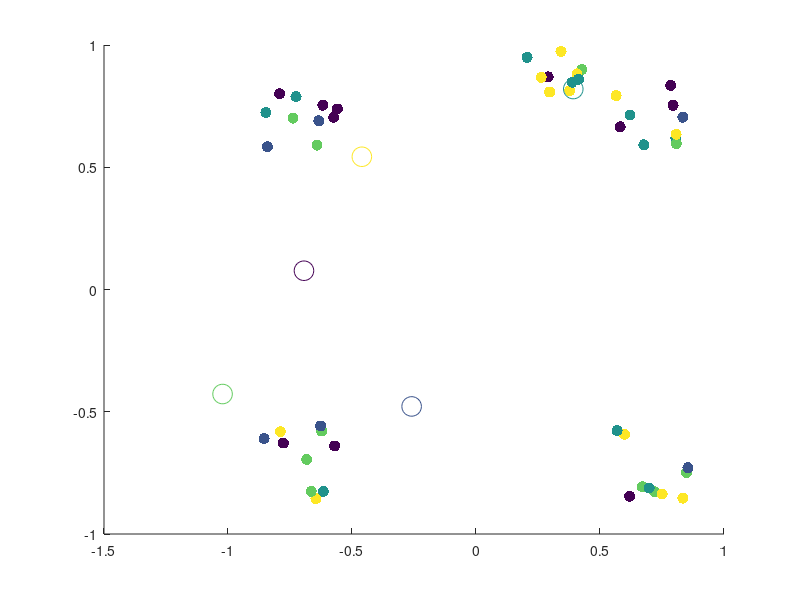

The MATLAB source for this figure: (Note: this script raises an error after producing the figure.)
%% Random Initalization
% yeet
% Topic I.6 - Alternating Minimization Scheme Algorithm for k-Means Clustering*
% 
% Clear the workspace and close all figure windows

close all; clear all;

load Q1data.mat; 

[n,m]= size(XData); 

% Set the number of clusters (k)
k=5;

% Assign each data vector, randomly to one of the k clusters
IndexSet = randi(k,n,1);

% Plot the data
scatter(XData(:,1),XData(:,2),64,IndexSet,'filled');
hold on

% Create data structures to store the weight vectors for cluster (c), and the 
% weight vectors from the previous iteration (cPrev)
c = zeros(k,m);
cPrev = zeros(k,m);

% Randomly initialize the weight vectors so that each component is sampled from 
% the interval [-1,1]
c = -1.2 + 2.4*rand(k,m);

% Plot the initial weight vectors
scatter(c(:,1),c(:,2),200,linspace(1,k,k))
hold off
pause



%% K++ initalization 

close all; clear all; clc;
% for funsies attempt at k++ initalization 

% 100 2-dimensional points, each points is a vector! 
%hopefully this is like quakes data
load Q1data.mat


%number of clusters; 
k =4; 

[n,m]=size(XData);



[c,IndexSet]= KPlusPlusInit(XData,k);




% Plot the data
scatter(XData(:,1),XData(:,2),64,IndexSet,'filled');
hold on
scatter(c(:,1),c(:,2),200,linspace(1,k,k))
hold off

%% The Alternating Minimization Scheme
doneFlag=0;

% Keep alternating updates to weight vectors and cluster assignments until weight 
% vectors no longer change their locations

while (~doneFlag)

    % Update the weight vectors in each cluster via the centroid formula
    for i=1:k 

        % Find the indices for all data vectors currently in cluster i
        ClusterIndices = find(IndexSet==i);

        % Find the number of data vectors currently in cluster i
        NumVecsInCluster = size(ClusterIndices,1);

        % Create a data structure to store weight vector for the current
        % cluster
        c(i,:)=0; 

        % Update cluster vector using the centroid formula
        for j=1:NumVecsInCluster
            for l=1:m
                c(i,l) = c(i,l) + XData(ClusterIndices(j,1),l)/NumVecsInCluster;
            end
        end

    end

    % Plot the updated weight vectors for each cluster
    scatter(XData(:,1),XData(:,2),64,IndexSet,'filled')
    hold on
    scatter(c(:,1),c(:,2),200,linspace(1,k,k))
    %pause
    
    % Now reassign all data vectors to the closest weight vector (cluster)

    % Create a data structure to store closest weight vector for each data
    % point
    closestCluster=zeros(n,1);

    % Reassign each data vector to the new, closest cluster
    for d=1:n

        % Store the coordinates of the current data vector
        xD = XData(d,:);

        % Set the minimum distance tracker to be a very large number
        sqDistMin=1e16;

        % Find the closest weight vector (cluster) to the current data
        % vector
        for i=1:k
            sqDist = norm(c(i,:)-xD,2);

            % If the distance is less than the current min, assign the
            % current data vector to this cluster
            if sqDist<sqDistMin
                closestCluster(d)=i;
                sqDistMin=sqDist;
            end

        end
    end

    % Update the assignments of the data vectors to their new clusters
    IndexSet = closestCluster;
    
    % Plot the data and the updated weight vectors
    hold off
    scatter(XData(:,1),XData(:,2),64,IndexSet,'filled')
    hold on
    scatter(c(:,1),c(:,2),200,linspace(1,k,k))
    hold off
    %pause
    
    % Terminate the alternating scheme if the weight vectors are unaltered
    % relative to the previous iteration
    if c==cPrev
        doneFlag=1;
    else
        cPrev=c;
    end
end


%% Calculation of Overall Coherence

% computes overall coherence AFTER K-Means! 
OvCo=oaco(XData,IndexSet,c)



%% 10 initalizations

close all; clear all; clc;



% 50  2-dimensional points, each points is a vector! 
%hopefully this is like quakes data
load Q1data.mat



rng(33)

% initalization :) heh
OvCO_forkPP = zeros(1,10);
OvCO_forRand = zeros(1,10); 
% number of clusters


k=5; 


% random initalization;

for realz = 1:10
    [n,m]= size(XData);
    IndexSeti = randi(k,n,1);
    ci = -1.2 + 2.4*rand(k,m);
    
    % scatter(XData(:,1),XData(:,2),64,IndexSeti,'filled')
    %     hold on
    %     scatter(ci(:,1),ci(:,2),200,linspace(1,k,k))
    %     hold off
    %     pause 
    %     
    
    % this runs the k-means algorithim
    [IndexSetf,cf]= kmeans493(XData,k,IndexSeti,ci);
    OvCo=oaco(XData,IndexSetf,cf);
    OvCO_forRand(:,realz) = OvCo ; % this creates a vector of the overall coherence
    
    %   scatter(XData(:,1),XData(:,2),64,IndexSetf,'filled')
    %     hold on
    %     scatter(cf(:,1),cf(:,2),200,linspace(1,k,k))
    %     hold off


end 


%k++ initalization 
for realz = 1:10  

    [ci,IndexSeti]=KPlusPlusInit(XData,k);
    
    %  scatter(XData(:,1),XData(:,2),64,IndexSeti,'filled')
    %     hold on
    %     scatter(ci(:,1),ci(:,2),200,linspace(1,k,k))
    %     hold off
    %     pause 
        
        %runs k means
   
    %uses a random     scheme for intial index
    %[IndexSetf,cf]= kmeans493(XData,k,randi(k,size(XData,1),1),ci);    
    [IndexSetf,cf]= kmeans493(XData,k,IndexSeti,ci);
    
    OvCo=oaco(XData,IndexSetf,cf);
    OvCO_forkPP(:,realz) = OvCo ; 
    
    %   scatter(XData(:,1),XData(:,2),64,IndexSetf,'filled')
    %     hold on
    %     scatter(cf(:,1),cf(:,2),200,linspace(1,k,k))
    %     hold off
end 




mean(OvCO_forkPP)
mean(OvCO_forRand)



%% Elbow Method

clc; clear all; close all; 

load Q1data.mat

suck =8; 
initalz =5; 

% rows is number of initlizations we use, coloumns is values of k 
% for each initilization scheme
mat2PlotKPP = zeros(initalz,suck); 
mat2PlotRand =zeros(initalz,suck); 

for k=1:suck
   
    
    for realz = 1:initalz

    [ci,IndexSeti]=KPlusPlusInit(XData,k);
        
        %runs k means
        
    [IndexSetf,cf]= kmeans493(XData,k,IndexSeti,ci);
    
    OvCo=oaco(XData,IndexSetf,cf);
    mat2PlotKPP(realz,k) = OvCo; 
    end 
    
    
    
     for realz = 1:initalz

    [n,m]= size(XData);
    IndexSeti = randi(k,n,1);
    ci = -1.2 + 2.4*rand(k,m);
        
        %runs k means
        
    [IndexSetf,cf]= kmeans493(XData,k,IndexSeti,ci);
    
    OvCo=oaco(XData,IndexSetf,cf);
    mat2PlotRand(realz,k) = OvCo; 
     end 
    
    
    
end 



subplot(1,2,1)
for iter = 1:5
    plot(1:suck, mat2PlotKPP(iter,:),'LineWidth',1.5,'Marker',"*",'LineStyle','--')
    hold on;
    title('Elbow Plot for K++ Initalization')
    xlabel('Number of Clusters (k)')
    ylabel('Overall Coherence y')
    %rectangle('Position',[4-1 7-1 1 1],'Curvature',[.5 .5]) 
    %legend('Realiz 1','Realiz 4','Realiz 3','Realiz 4','Realiz 5')
    grid on;
end 



hold on; 

subplot(1,2,2)
for iter = 1:5
    plot(1:suck, mat2PlotRand(iter,:),'LineWidth',1.5,'Marker',"*",'LineStyle','--')
     hold on;
    title('Elbow Plot for Random Initalization')
    xlabel('Number of Clusters (k)')
    ylabel('Overall Coherence y')
    legend('Realiz 1','Realiz 4','Realiz 3','Realiz 4','Realiz 5')
    grid on;
end 




%% MNIST PART 3


 

for suck3= 3:10


    kPlusPlusInit(Mnist,suck3,42)

end 
